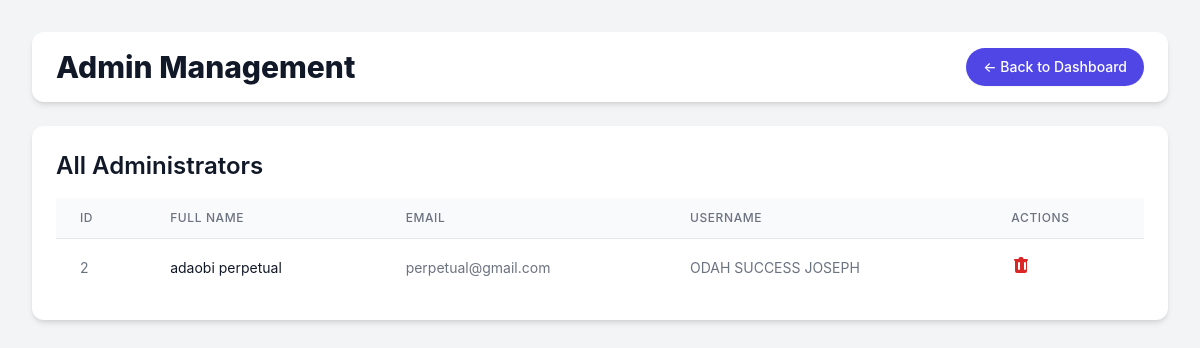
The app's page /admin/all-admins (signed in), older data.
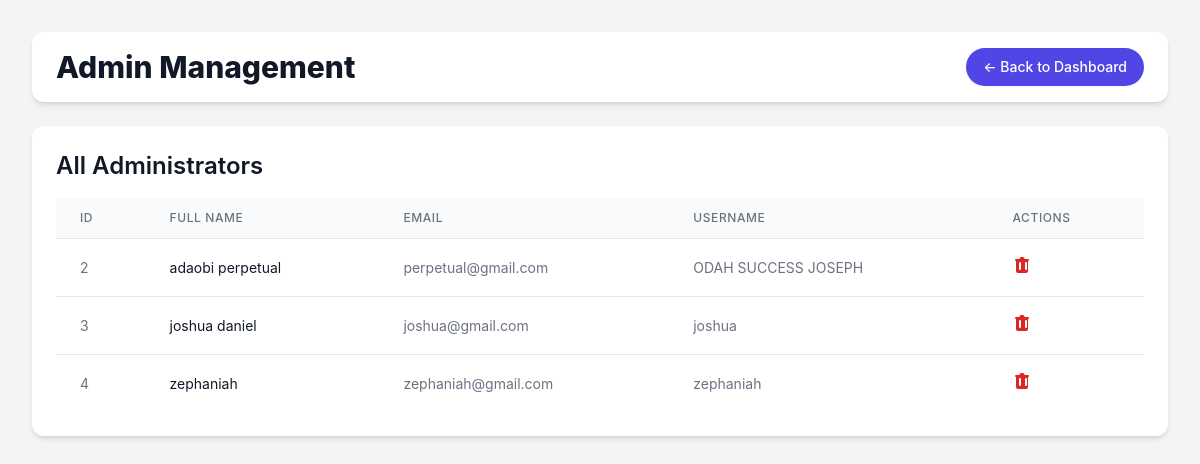
The same page, newer data.
### app.py (models this page shows, shortened)
class Admin(db.Model):
    id = db.Column(db.Integer, primary_key=True)
    fullname = db.Column(db.String(100), nullable=False)
    email = db.Column(db.String(120), unique=True, nullable=False)
    username = db.Column(db.String(100), unique=True, nullable=False)
    password_hash = db.Column(db.String(200), nullable=False)

### app.py (the view)
@app.route('/admin/all-admins')
def all_admins():
    if 'admin_id' not in session:
        flash('Please login first!', 'warning')
        return redirect(url_for('admin_login'))
    """
    Route to display a list of all administrators.
    """
    admins = Admin.query.all()
    return render_template('all_admins.html', admins=admins)

### templates/all_admins.html (shortened to what this page needs)
<!DOCTYPE html>
<html lang="en">
<head>
    <script src="https://cdn.tailwindcss.com"></script>
</head>
<body class="bg-gray-100 min-h-screen p-4 sm:p-6 lg:p-8">
    <div class="max-w-7xl mx-auto">
        <header class="flex items-center justify-between flex-wrap gap-4 py-4 px-6 bg-white rounded-xl shadow-md mb-6">
            <h1 class="text-3xl font-extrabold text-gray-900">Admin Management</h1>
            <a href="{{ url_for('admin_dashboard') }}" class="inline-flex items-center px-4 py-2 border border-transparent text-sm font-medium rounded-full shadow-sm text-white bg-indigo-600 hover:bg-indigo-700 focus:outline-none focus:ring-2 focus:ring-offset-2 focus:ring-indigo-500 transition-colors duration-200">
                &larr; Back to Dashboard
            </a>
        </header>
        <main class="bg-white rounded-xl shadow-md overflow-hidden">
            <div class="px-4 py-5 sm:p-6">
                <h2 class="text-2xl font-semibold text-gray-900 mb-4">All Administrators</h2>
                <div class="overflow-x-auto">
                    <table class="min-w-full divide-y divide-gray-200">
                        <thead class="bg-gray-50">
                            <tr>
                                <th scope="col" class="px-6 py-3 text-left text-xs font-medium text-gray-500 uppercase tracking-wider">ID</th>
                                <th scope="col" class="px-6 py-3 text-left text-xs font-medium text-gray-500 uppercase tracking-wider">Full Name</th>
                                <th scope="col" class="px-6 py-3 text-left text-xs font-medium text-gray-500 uppercase tracking-wider">Email</th>
                                <th scope="col" class="px-6 py-3 text-left text-xs font-medium text-gray-500 uppercase tracking-wider">Username</th>
                                <th scope="col" class="px-6 py-3 text-left text-xs font-medium text-gray-500 uppercase tracking-wider">Actions</th>
                            </tr>
                        </thead>
                        <tbody class="bg-white divide-y divide-gray-200">
                            {% for admin in admins %}
                            <tr>
                                <td class="px-6 py-4 whitespace-nowrap text-sm text-gray-500">{{ admin.id }}</td>
                                <td class="px-6 py-4 whitespace-nowrap text-sm text-gray-900">{{ admin.fullname }}</td>
                                <td class="px-6 py-4 whitespace-nowrap text-sm text-gray-500">{{ admin.email }}</td>
                                <td class="px-6 py-4 whitespace-nowrap text-sm text-gray-500">{{ admin.username }}</td>
                                <td class="px-6 py-4 whitespace-nowrap text-sm font-medium">
                                    <form action="{{ url_for('delete_admin', admin_id=admin.id) }}" method="post" onsubmit="return confirm('Are you sure you want to delete this administrator?');">
                                        <button type="submit" class="text-red-600 hover:text-red-900 transition-colors duration-200" title="Delete Admin">
                                        </button>
                                    </form>
                                </td>
                            </tr>
                            {% endfor %}
                        </tbody>
                    </table>
                </div>
            </div>
        </main>
    </div>
</body>
</html>

Row changes from the older to the newer data that the page shows:
added Admin: id "3", fullname "joshua daniel", email "joshua@gmail.com", username "joshua"
added Admin: id "4", fullname "zephaniah", email "zephaniah@gmail.com", username "zephaniah"
